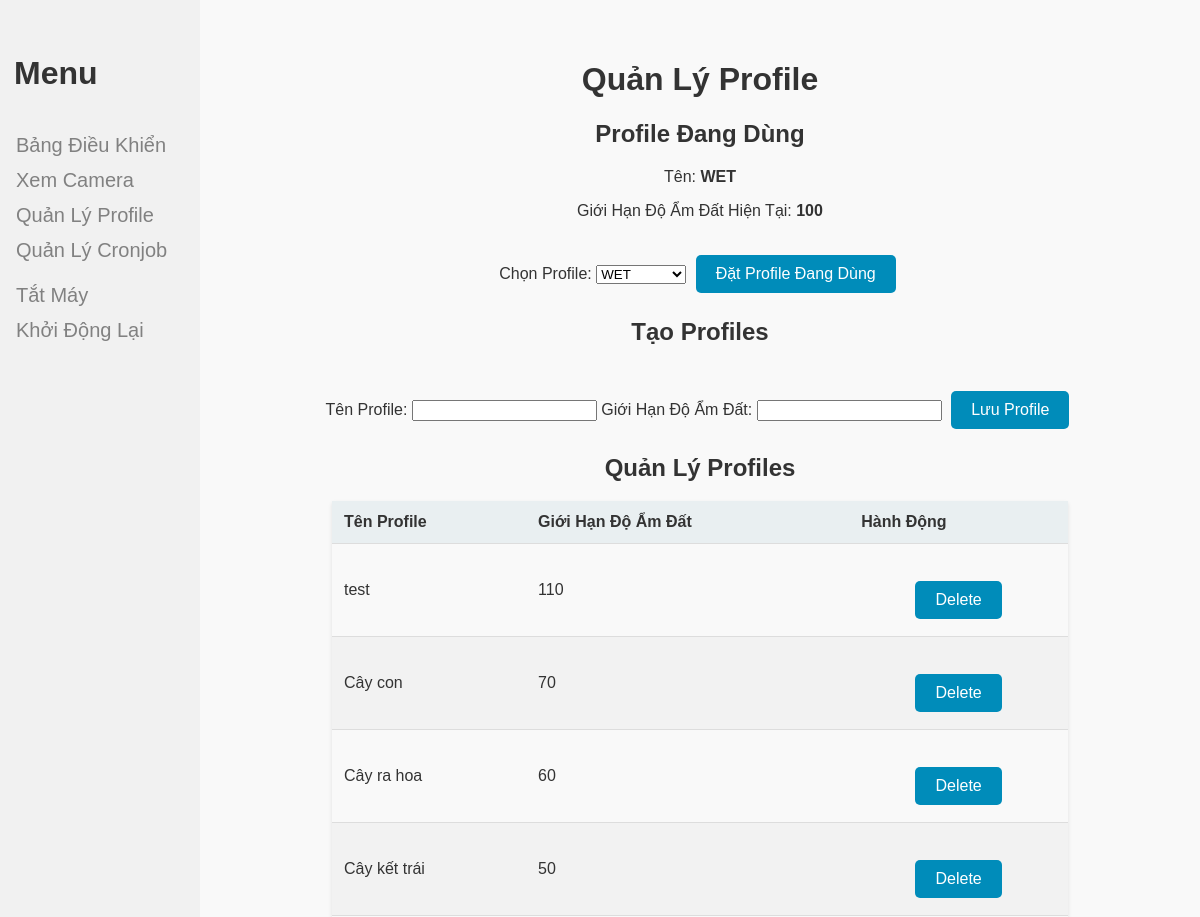
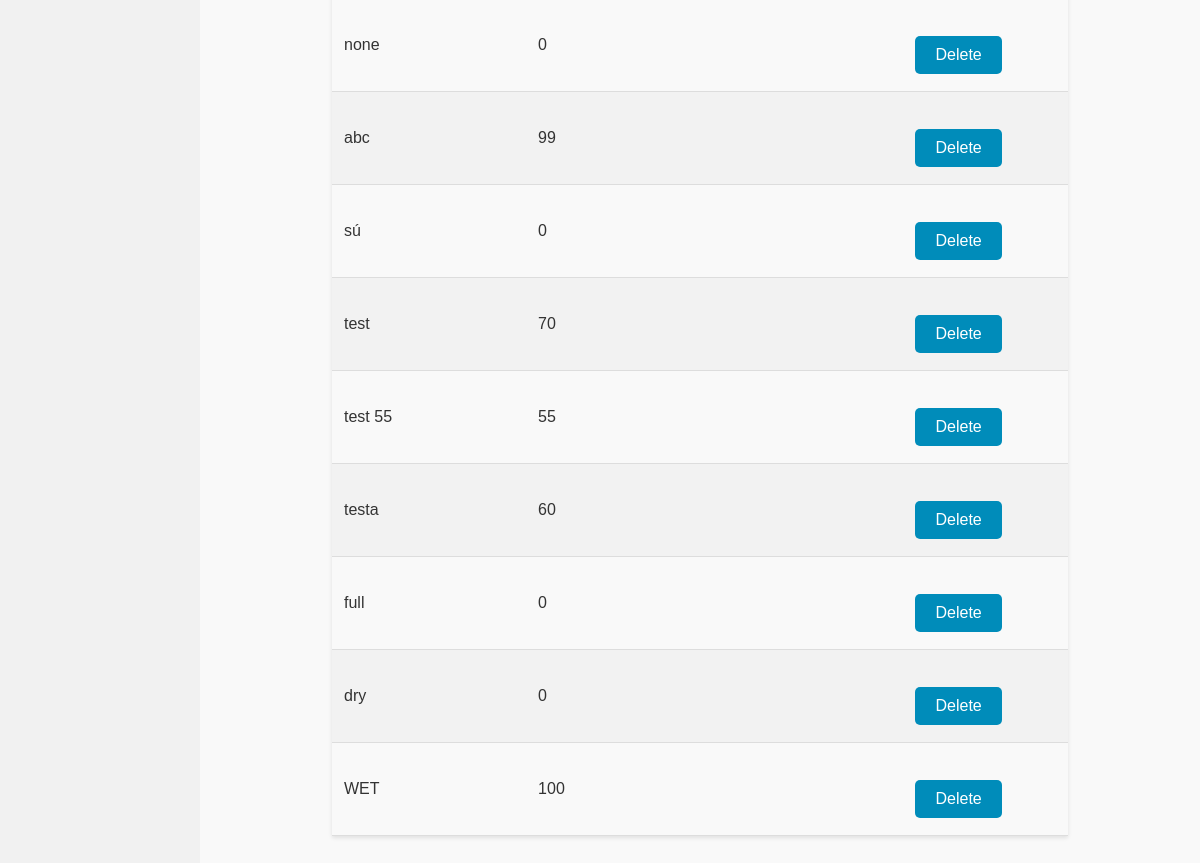
The page /profiles on the database its author committed (2 pictures, top to bottom).
### tables this page shows
CREATE TABLE profiles (
            id INTEGER PRIMARY KEY AUTOINCREMENT,
            name TEXT NOT NULL,
            soil_moisture_threshold INTEGER NOT NULL,
            is_active INTEGER DEFAULT 0
        );

### webserver.py (the view)
@app.route('/profiles')
def profiles():
    profiles = db.get_all_profiles()
    active_profile = db.get_active_profile()
    return render_template('profiles.html', profiles=profiles, active_profile=active_profile)

### db.py (called while the page is built)
def create_connection():
    conn = None
    try:
        conn = sqlite3.connect(DATABASE_FILE)
    except sqlite3.Error as e:
        print(e)
    return conn

def get_all_profiles():
    conn = create_connection()
    cursor = conn.cursor()
    cursor.execute("SELECT * FROM profiles")
    profiles = cursor.fetchall()
    conn.close()
    return [{'id': profile[0], 'name': profile[1], 'soil_moisture_threshold': profile[2], 'is_active': profile[3]} for profile in profiles]

def get_active_profile():
    conn = create_connection()
    cursor = conn.cursor()
    cursor.execute("SELECT * FROM profiles WHERE is_active = 1 LIMIT 1")
    profile = cursor.fetchone()
    conn.close()
    if profile:
        return {'id': profile[0], 'name': profile[1], 'soil_moisture_threshold': profile[2]}
    return None

### templates/profiles.html (shortened to what this page needs)
<!DOCTYPE html>
<html lang="en">
<head>
    <link rel="stylesheet" href="static/index.css" type="text/css" />
    <link rel="stylesheet" href="static/profile.css" type="text/css" />
    <link rel="stylesheet" href="static/sidebar.css" type="text/css"/>
</head>
<body>
    <div class="sidenav">
        <h1 style="text-align: left; padding: 14px;">Menu</h1>
        <div class="sidebar-links">
            <a href="/">Bảng Điều Khiển</a>
            <a href="/camera">Xem Camera</a>
            <a href="/profiles" type="submit">Quản Lý Profile</a>
            <a href="/cron" type="submit">Quản Lý Cronjob</a>
        </div>
        <div class="sidebar-bottom">
            <a href="/shutdown" onclick="sendPostRequest(event, '/shutdown')">Tắt Máy</a>
            <a href="/reboot" onclick="sendPostRequest(event, '/reboot')">Khởi Động Lại</a>
        </div>
    </div>
    <div class="main">
        <h1>Quản Lý Profile</h1>
        <div class="active-profile-info">
            <h2 style="text-align:center">Profile Đang Dùng</h2>
            <p>Tên: <strong>{{ active_profile.name if active_profile else 'None selected' }}</strong></p>
            <p>Giới Hạn Độ Ẩm Đất Hiện Tại: <strong>{{ active_profile.soil_moisture_threshold if active_profile else 'N/A' }}</strong></p>
        </div>
        <div style="display: flex; justify-content: center; align-items: center;">
            <form action="/select_profile" method="post">
                <label for="profile_selection">Chọn Profile:</label>
                <select name="profile_id" id="profile_selection">
                    {% for profile in profiles %}
                        <option value="{{ profile['id'] }}" {% if profile['is_active'] == 1 %} selected {% endif %}>
                            {{ profile['name'] }}
                        </option>
                    {% endfor %}
                </select>
                <button type="submit">Đặt Profile Đang Dùng</button>
            </form>
        </div>
        <h2 style="text-align:center">Tạo Profiles</h2>
        <div style="display: flex; justify-content: center; align-items: center;">
            <form action="/update_profile" method="post">
                <label for="profile_name">Tên Profile:</label>
                <input type="text" id="profile_name" name="profile_name" required>
                <label for="soil_moisture_threshold">Giới Hạn Độ Ẩm Đất:</label>
                <input type="number" id="soil_moisture_threshold" name="soil_moisture_threshold" required>
                <button type="submit">Lưu Profile</button>
            </form>
        </div>
        <h2 style="text-align:center">Quản Lý Profiles</h2>
        <table style="margin-left: auto; margin-right: auto;">
            <thead>
                <tr>
                    <th>Tên Profile</th>
                    <th>Giới Hạn Độ Ẩm Đất</th>
                    <th>Hành Động</th>
                </tr>
            </thead>
            <tbody>
                {% for profile in profiles %}
                <tr>
                    <td>{{ profile['name'] }}</td>
                    <td>{{ profile['soil_moisture_threshold'] }}</td>
                    <td>
                        <form action="{{ url_for('delete_profile', profile_id=profile['id']) }}" method="post">
                            <button type="submit" onclick="return confirm('Bạn có chắc bạn muốn xóa profile này?');">Delete</button>
                        </form>
                    </td>
                </tr>
                {% endfor %}
            </tbody>
        </table>
    </div>
</body>
</html>

### static/index.css (style rules this page uses)
body { font-family: 'Arial', sans-serif; background-color: #f9f9f9; margin: 0; padding: 20px; color: #333; }
h1, h2 { color: #333; text-align: center; }
p { margin-bottom: 10px; text-align: center; }
button { background-color: #008CBA; color: white; border: none; padding: 10px 20px; border-radius: 5px; text-align: center; text-decoration: none; display: inline-block; font-size: 16px; margin: 5px; cursor: pointer; transition: background-color 0.3s; }
form { margin-top: 20px; text-align: center; }
table { border-collapse: collapse; width: 80%; margin-left: auto; margin-right: auto; box-shadow: 0 2px 4px rgba(0,0,0,0.1); }
th, td { padding: 12px; text-align: left; border-bottom: 1px solid #ddd; }
th { background-color: #e9eff1; }
tr:nth-child(even) { background-color: #f2f2f2; }

### static/sidebar.css (style rules this page uses)
.sidenav { height: 100%; width: 200px; position: fixed; top: 0; left: 0; background-color: #f1f1f1; padding-top: 20px; z-index: 1; padding-bottom: 20px; }
.sidebar-links { display: flex; flex-direction: column; }
.sidebar-links a { padding: 6px 8px; text-decoration: none; font-size: 20px; color: #818181; display: block; }
.sidenav .sidebar-links a:last-child { margin-top: auto; }
.main { margin-left: 200px; padding: 20px; }
.sidenav a { padding: 6px 8px 6px 16px; text-decoration: none; font-size: 20px; color: #818181; display: block; }
.sidenav a:last-child { margin-top: auto; }
.sidebar-bottom { flex-direction: column; margin-top: 10px; }

### rows shown on the page
profiles: name "WET", soil_moisture_threshold "100"
profiles: name "test", soil_moisture_threshold "110"
profiles: name "Cây con", soil_moisture_threshold "70"
profiles: name "Cây ra hoa", soil_moisture_threshold "60"
profiles: name "Cây kết trái", soil_moisture_threshold "50"
profiles: name "none", soil_moisture_threshold "0"
profiles: name "abc", soil_moisture_threshold "99"
profiles: name "sú", soil_moisture_threshold "0"
profiles: name "test", soil_moisture_threshold "70"
profiles: name "test 55", soil_moisture_threshold "55"
profiles: name "testa", soil_moisture_threshold "60"
profiles: name "full", soil_moisture_threshold "0"
profiles: name "dry", soil_moisture_threshold "0"

### other values the page prints
form field profile_id "WET"
